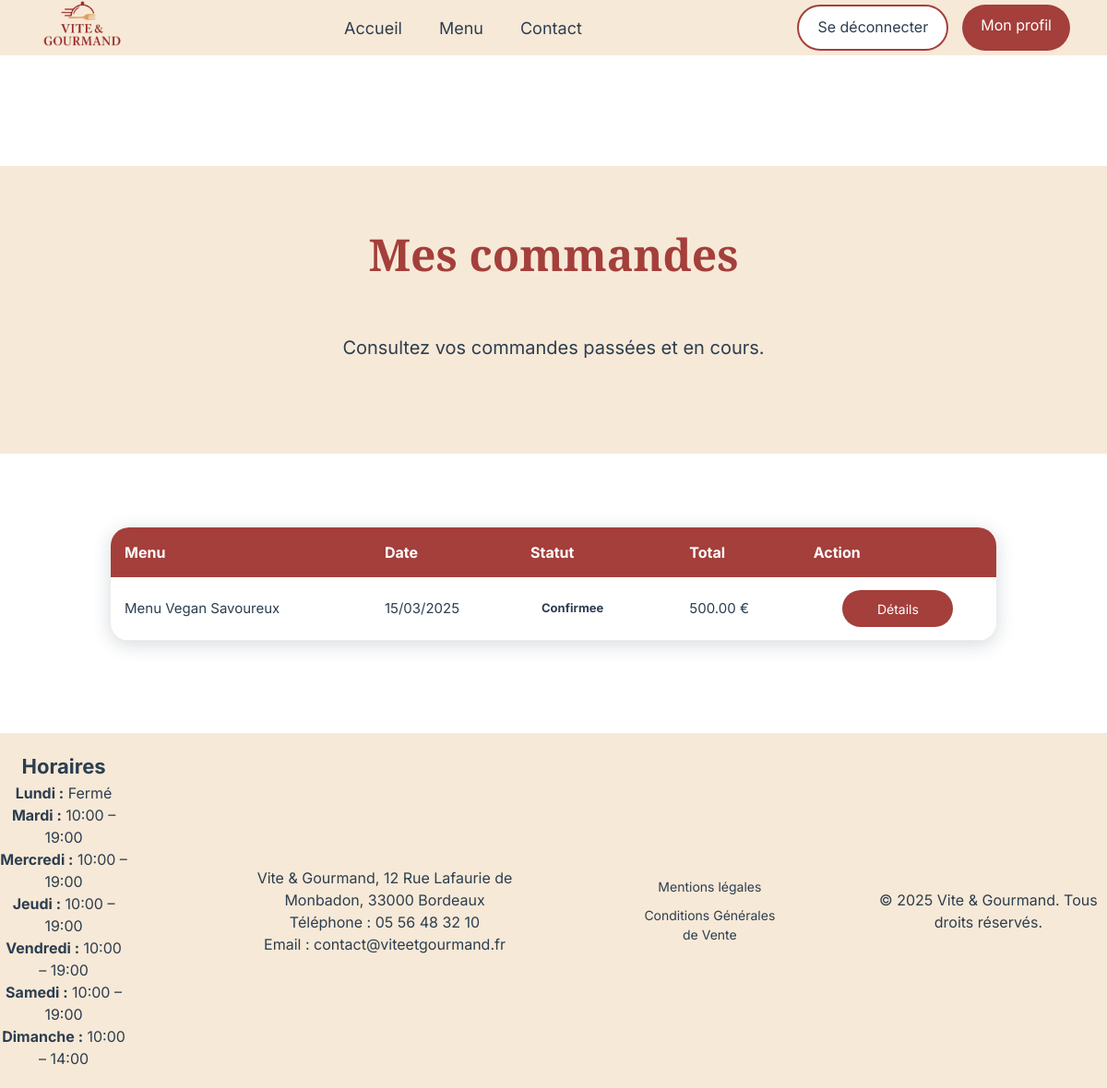
The app's page /public/commande-utilisateur.php (signed in) with its own data.
### tables this page shows
CREATE TABLE commande (
    id INT AUTO_INCREMENT PRIMARY KEY,
    utilisateur_id INT NOT NULL,
    menu_id INT NOT NULL,
    date_prestation DATETIME NOT NULL,
    adresse VARCHAR(255) NOT NULL,
    ville VARCHAR(100) NOT NULL,
    nb_personnes INT NOT NULL,
    prix_total DECIMAL(10,2) NOT NULL,
    statut VARCHAR(50) DEFAULT 'en_attente',
    pret_materiel BOOLEAN DEFAULT FALSE,
    date_limite_retour DATE,
    FOREIGN KEY (utilisateur_id) REFERENCES utilisateur(id),
    FOREIGN KEY (menu_id) REFERENCES menu(id)
);

CREATE TABLE menu (
    id INT AUTO_INCREMENT PRIMARY KEY,
    nom VARCHAR(100) NOT NULL,
    description TEXT,
    description_longue TEXT,
    theme VARCHAR(100),
    regime VARCHAR(100),
    nb_personnes_min INT NOT NULL,
    prix_base DECIMAL(10,2) NOT NULL,
    stock INT NOT NULL,
    image VARCHAR(255)
);

CREATE TABLE horaire (
    id INT AUTO_INCREMENT PRIMARY KEY,
    jour VARCHAR(20) NOT NULL,
    ouverture TIME NULL,
    fermeture TIME NULL
);

### models/commandeModel.php (called while the page is built, shortened)
<?php
function getCommandesByUtilisateur(PDO $pdo, int $utilisateurId): array
{
    $sql = "
        SELECT
            c.id,
            c.date_prestation,
            c.prix_total,
            c.statut,
            c.pret_materiel,
            c.date_limite_retour,
            m.nom AS menu_nom
        FROM commande c
        JOIN menu m ON c.menu_id = m.id
        WHERE c.utilisateur_id = :utilisateur_id
        ORDER BY c.date_prestation DESC
    ";
    $stmt = $pdo->prepare($sql);
    $stmt->execute(['utilisateur_id' => $utilisateurId]);
    return $stmt->fetchAll(PDO::FETCH_ASSOC);
}

### models/horaireModel.php (called while the page is built, shortened)
<?php
function getHoraires(PDO $pdo): array
{
    $stmt = $pdo->query("
        SELECT jour, ouverture, fermeture
        FROM horaire
        ORDER BY id
    ");
    return $stmt->fetchAll(PDO::FETCH_ASSOC);
}

### public/commande-utilisateur.php (the view, shortened to what this page needs)
<?php
require_once __DIR__ . '/../config/database.php';
require_once __DIR__ . '/../models/commandeModel.php';
$userId    = (int) $_SESSION['user']['id'];
$commandes = getCommandesByUtilisateur($pdo, $userId);
?>
<!DOCTYPE html>
<html lang="fr">
<head>
    <?php
    require_once __DIR__ . '/../partials/head.php';
    ?>
</head>
<body>
<?php
require_once __DIR__ . '/../partials/header.php';
?>
<main id="main-content">
    <section class="hero-section commandes-hero">
        <h1>Mes commandes</h1>
        <p>Consultez vos commandes passées et en cours.</p>
    </section>
    <section class="orders-container">
        <div class="table-wrapper">
            <table class="orders-table">
                <thead>
                    <tr>
                        <th>Menu</th>
                        <th>Date</th>
                        <th>Statut</th>
                        <th>Total</th>
                        <th>Action</th>
                    </tr>
                </thead>
                <tbody>
                <?php if (empty($commandes)): ?>
                    <tr>
                        <td colspan="6">Aucune commande enregistrée.</td>
                    </tr>
                <?php else: ?>
                    <?php foreach ($commandes as $commande): ?>
                        <tr>
                            <td><?= htmlspecialchars($commande['menu_nom']) ?></td>
                            <td><?= date('d/m/Y', strtotime($commande['date_prestation'])) ?></td>
                            <td>
                                <span class="status <?= htmlspecialchars($commande['statut']) ?>">
                                    <?= ucfirst(str_replace('_', ' ', $commande['statut'])) ?>
                                </span>
                            </td>
                            <td><?= number_format((float) $commande['prix_total'], 2) ?> €</td>
                            <td>
                                <div class="order-actions">
                                    <a
                                        href="commande-detail.php?id=<?= (int) $commande['id'] ?>"
                                        class="btn-commande"
                                    >
                                        Détails
                                    </a>
                                </div>
                            </td>
                        </tr>
                    <?php endforeach; ?>
                <?php endif; ?>
                </tbody>
            </table>
        </div>
    </section>
</main>
<?php require_once __DIR__ . '/../partials/footer.php'; ?>
</body>
</html>

### partials/footer.php (shortened to what this page needs)
<?php
require_once __DIR__ . '/../config/database.php';
require_once __DIR__ . '/../models/horaireModel.php';
$horaires = getHoraires($pdo);
?>
<footer>
        <div class="footer-container">
            <div class="horaires">
                <h3>Horaires</h3>
                <?php foreach ($horaires as $h): ?>
                    <p>
                        <strong><?= ucfirst($h['jour']) ?> :</strong>
                        <?php if ($h['ouverture'] && $h['fermeture']): ?>
                            <?= substr($h['ouverture'], 0, 5) ?> – <?= substr($h['fermeture'], 0, 5) ?>
                        <?php else: ?>
                            Fermé
                        <?php endif; ?>
                    </p>
                <?php endforeach; ?>
            </div>
            <div class="contact">
                <p>Vite & Gourmand, 12 Rue Lafaurie de Monbadon, 33000 Bordeaux</p>
                <p>Téléphone : 05 56 48 32 10</p>
                <p>Email : contact@viteetgourmand.fr </p>
            </div>
            <div class="legal">
                <a href="mentions-legales.php">Mentions légales</a>
                <a href="cgv.php">Conditions Générales de Vente</a>
            </div>
            <div class="copyright">
                <p>&copy; 2025 Vite & Gourmand. Tous droits réservés.</p>
            </div>
        </div>
    </footer>

### public/assets/css/style.css (style rules this page uses)
* { margin: 0; padding: 0; box-sizing: border-box; }
h3 { font-size: 1.375rem; }
p { font-size: 1rem; }
html, body { overflow-x: hidden; }
body { font-family: 'Inter', sans-serif; background-color: #FFFFFF; color: #2C3E50; line-height: 1.5; }
h1 { font-weight: bold; font-size: 3rem; font-family: 'Playfair Display', serif; color: #A43F3B; }
.footer-container { display: flex; flex-direction: row; justify-content: center; align-items: center; background-color: #F7E9D7; color: #2C3E50; text-align: center; padding: 20px 0; gap: 100px; }
.legal { display: flex; flex-direction: column; gap: 10px; font-size: 0.875rem; }
.legal a { color: #2C3E50; text-decoration: none; }
.hero-section { display: flex; flex-direction: column; align-items: center; background-color: #F7E9D7; padding: 60px 20px; margin-bottom: 80px; }
.hero-section p { font-size: 1.25rem; margin-bottom: 40px; }
.hero-section h1 { margin-bottom: 50px; }
.btn-commande { display:flex; align-items: center; justify-content: center; cursor: pointer; width:250px; height:60px; background: #A43F3B; color:white; text-decoration:none; text-align:center; border-radius:30px; margin: 0 auto 60px auto; border: none; font-size: 1rem; }
.orders-container { max-width: 1000px; margin: 0 auto 100px auto; padding: 0 20px; }
.orders-table { width: 100%; border-collapse: collapse; background-color: white; border-radius: 20px; overflow: hidden; box-shadow: 0 4px 20px rgba(44, 62, 80, 0.2); }
.orders-table th { background-color: #A43F3B; color: white; padding: 15px; text-align: left; font-size: 1rem; }
.orders-table td { padding: 14px 15px; border-bottom: 1px solid #eee; font-size: 0.9375rem; color: #2C3E50; }
.status { display: inline-flex; align-items: center; justify-content: center; padding: 6px 12px; font-size: 0.8125rem; font-weight: bold; }
.orders-table .btn-commande { display: inline-flex; width: 120px; height: 40px; margin: 0; font-size: 0.875rem; margin-top: 10px; }
.order-actions { display: flex; flex-wrap: wrap; gap: 8px; justify-content: center; align-items: center; }
.order-actions .btn-commande, .order-actions .btn-secondary { margin: 0; }

### records on screen
commande: menu.nom "Menu Vegan Savoureux", date_prestation "15/03/2025", statut "Confirmee", prix_total "500.00"
horaire: jour "Lundi", shows "Fermé"
horaire: jour "Mardi", ouverture "10:00", fermeture "19:00"
horaire: jour "Mercredi", ouverture "10:00", fermeture "19:00"
horaire: jour "Jeudi", ouverture "10:00", fermeture "19:00"
horaire: jour "Vendredi", ouverture "10:00", fermeture "19:00"
horaire: jour "Samedi", ouverture "10:00", fermeture "19:00"
horaire: jour "Dimanche", ouverture "10:00", fermeture "14:00"

### other values on screen
$profilLabel "Mon profil"
